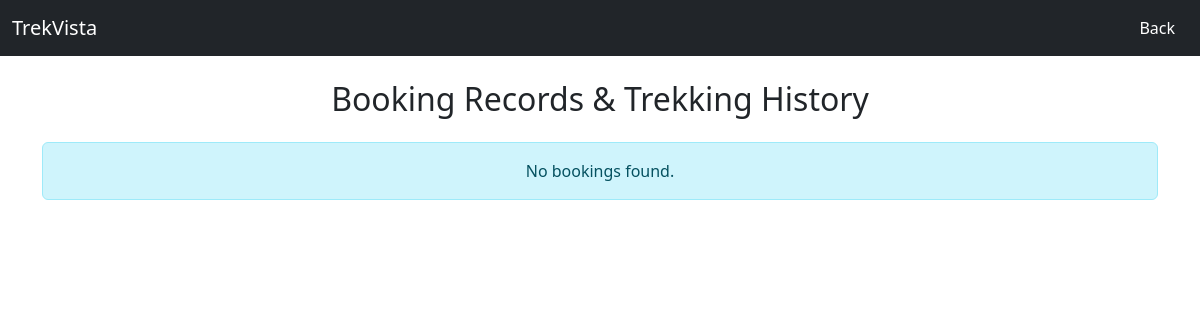
Before: /admin/bookings with the older database file.
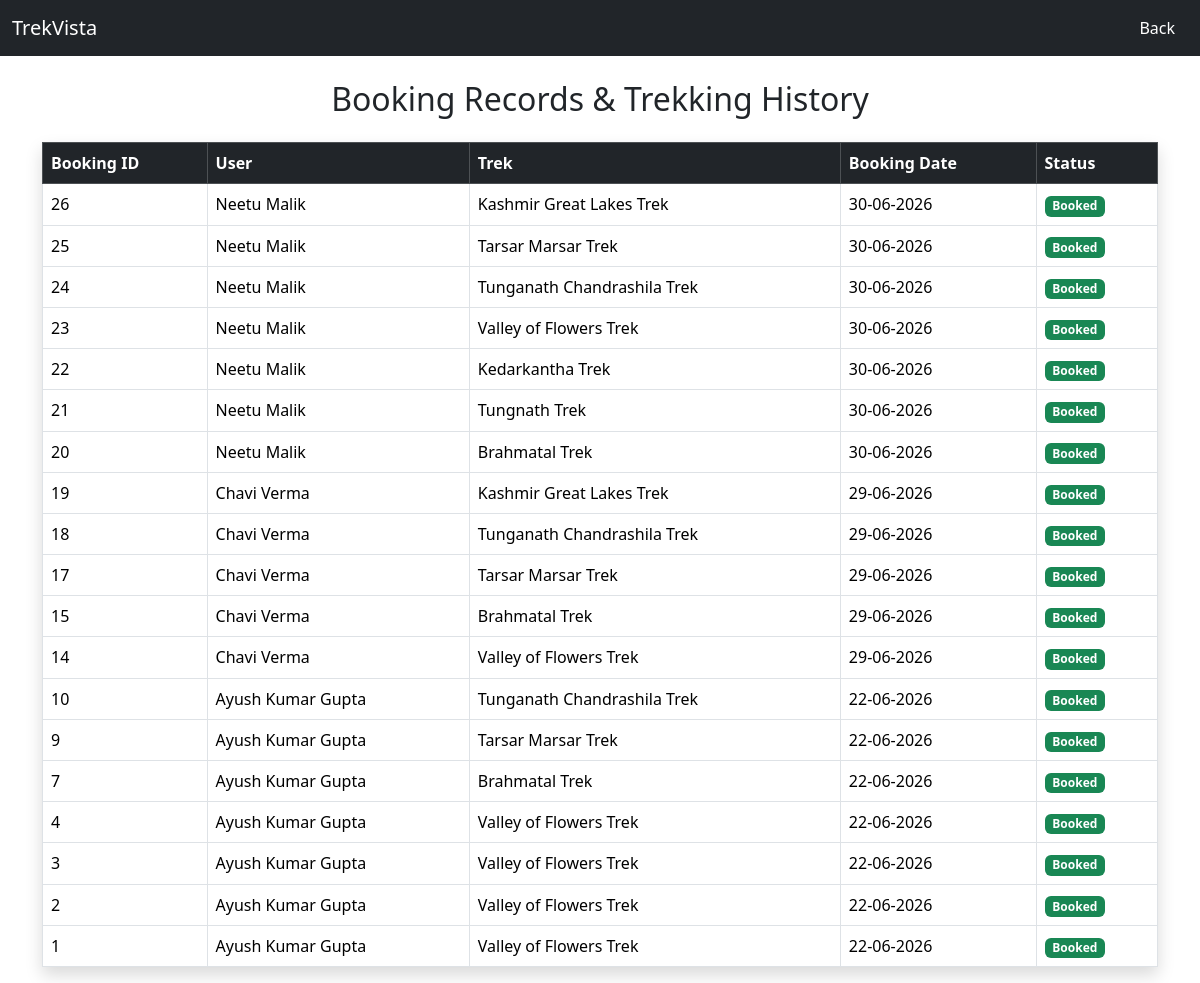
After: the same page with the newer database file.
### application/model.py (models this page shows)
class Booking(db.Model):
    booking_id=db.Column(db.Integer,primary_key=True)
    user_id=db.Column(db.Integer,db.ForeignKey("user.user_id"),nullable = False)
    trek_id=db.Column(db.Integer,db.ForeignKey("trek.trek_id"), nullable = False)
    booking_date=db.Column(db.DateTime,default=datetime.utcnow, nullable=False)
    status=db.Column(db.String,default="Booked")

class User(db.Model):
    user_id=db.Column(db.Integer,primary_key=True)
    user_name = db.Column(db.String(100),nullable = False)
    email=db.Column(db.String(100),unique=True, nullable=False)
    password=db.Column(db.String(200),nullable=False)
    mobile = db.Column(db.String(15), nullable=False)
    is_blacklisted = db.Column(db.Boolean, default=False)
    created_at= db.Column(db.DateTime, default=datetime.utcnow)
    status=db.Column(db.String,default="Approved" )
    bookings = db.relationship("Booking", backref="user")

class Trek(db.Model):
    trek_id=db.Column(db.Integer,primary_key=True)
    trek_name = db.Column(db.String,nullable = False)
    location = db.Column(db.String,nullable = False)
    difficulty = db.Column(db.String,nullable = False)
    duration =db.Column(db.Integer)
    available_slots =db.Column(db.Integer, nullable=False)
    assigned_staff_id =db.Column(db.Integer,db.ForeignKey("staff.staff_id"), nullable=True)
    trek_status=db.Column(db.String(100),default="Not Started")
    booking_status=db.Column(db.String(100),default="Open")
    start_date=db.Column(db.DateTime)
    end_date=db.Column(db.DateTime)
    payment_status = db.Column(db.String,default="Pending")
    is_closed = db.Column(db.Boolean, default=False)
    created_at =  db.Column(db.DateTime, default=datetime.utcnow)
    bookings = db.relationship("Booking", backref="trek")

### application/routes.py (the view)
@app.route("/admin/bookings")
def admin_bookings():
    bookings = Booking.query.order_by(
        Booking.booking_date.desc()
    ).all()
    return render_template(
        "admin/view_bookings.html",
        bookings=bookings
    )

### templates/Admin/view_bookings.html (shortened to what this page needs)
<!DOCTYPE html>
<html lang="en">
<head>
    <link href="https://cdn.jsdelivr.net/npm/bootstrap@5.3.8/dist/css/bootstrap.min.css" rel="stylesheet">
</head>
<body>
<nav class="navbar navbar-expand-lg navbar-dark bg-dark">
    <div class="container-fluid">
        <span class="navbar-brand">TrekVista</span>
        <div>
            <a href="/admin_dashboard" class="btn text-white">
                Back
            </a>
        </div>
    </div>
</nav>
<div class="container mt-4">
    <h2 class="text-center mb-4">
        Booking Records & Trekking History
    </h2>
    {% if bookings %}
    <table class="table table-bordered table-hover shadow">
        <thead class="table-dark">
            <tr>
                <th>Booking ID</th>
                <th>User</th>
                <th>Trek</th>
                <th>Booking Date</th>
                <th>Status</th>
            </tr>
        </thead>
        <tbody>
            {% for booking in bookings %}
            <tr>
                <td>{{ booking.booking_id }}</td>
                <td>
                    {{ booking.user.user_name }}
                </td>
                <td>
                    {{ booking.trek.trek_name }}
                </td>
                <td>
                    {{ booking.booking_date.strftime('%d-%m-%Y') }}
                </td>
                <td>
                    {% if booking.status == "Booked" %}
                        <span class="badge bg-success">
                            {{ booking.status }}
                        </span>
                    {% elif booking.status == "Cancelled" %}
                        <span class="badge bg-danger">
                            {{ booking.status }}
                        </span>
                    {% else %}
                        <span class="badge bg-secondary">
                            {{ booking.status }}
                        </span>
                    {% endif %}
                </td>
            </tr>
            {% endfor %}
        </tbody>
    </table>
    {% else %}
    <div class="alert alert-info text-center">
        No bookings found.
    </div>
    {% endif %}
</div>
</body>
</html>

Changed rows visible on the page:
added Booking: booking_id "26", user.user_name "Neetu Malik", trek.trek_name "Kashmir Great Lakes Trek", booking_date "30-06-2026", status "Booked"
added Booking: booking_id "25", user.user_name "Neetu Malik", trek.trek_name "Tarsar Marsar Trek", booking_date "30-06-2026", status "Booked"
added Booking: booking_id "24", user.user_name "Neetu Malik", trek.trek_name "Tunganath Chandrashila Trek", booking_date "30-06-2026", status "Booked"
added Booking: booking_id "23", user.user_name "Neetu Malik", trek.trek_name "Valley of Flowers Trek", booking_date "30-06-2026", status "Booked"
added Booking: booking_id "22", user.user_name "Neetu Malik", trek.trek_name "Kedarkantha Trek", booking_date "30-06-2026", status "Booked"
added Booking: booking_id "21", user.user_name "Neetu Malik", trek.trek_name "Tungnath Trek", booking_date "30-06-2026", status "Booked"
added Booking: booking_id "20", user.user_name "Neetu Malik", trek.trek_name "Brahmatal Trek", booking_date "30-06-2026", status "Booked"
added Booking: booking_id "19", user.user_name "Chavi Verma", trek.trek_name "Kashmir Great Lakes Trek", booking_date "29-06-2026", status "Booked"
added Booking: booking_id "18", user.user_name "Chavi Verma", trek.trek_name "Tunganath Chandrashila Trek", booking_date "29-06-2026", status "Booked"
added Booking: booking_id "17", user.user_name "Chavi Verma", trek.trek_name "Tarsar Marsar Trek", booking_date "29-06-2026", status "Booked"
added Booking: booking_id "15", user.user_name "Chavi Verma", trek.trek_name "Brahmatal Trek", booking_date "29-06-2026", status "Booked"
added Booking: booking_id "14", user.user_name "Chavi Verma", trek.trek_name "Valley of Flowers Trek", booking_date "29-06-2026", status "Booked"
added Booking: booking_id "10", user.user_name "Ayush Kumar Gupta", trek.trek_name "Tunganath Chandrashila Trek", booking_date "22-06-2026", status "Booked"
added Booking: booking_id "9", user.user_name "Ayush Kumar Gupta", trek.trek_name "Tarsar Marsar Trek", booking_date "22-06-2026", status "Booked"
added Booking: booking_id "7", user.user_name "Ayush Kumar Gupta", trek.trek_name "Brahmatal Trek", booking_date "22-06-2026", status "Booked"
added Booking: booking_id "4", user.user_name "Ayush Kumar Gupta", trek.trek_name "Valley of Flowers Trek", booking_date "22-06-2026", status "Booked"
added Booking: booking_id "3", user.user_name "Ayush Kumar Gupta", trek.trek_name "Valley of Flowers Trek", booking_date "22-06-2026", status "Booked"
added Booking: booking_id "2", user.user_name "Ayush Kumar Gupta", trek.trek_name "Valley of Flowers Trek", booking_date "22-06-2026", status "Booked"
added Booking: booking_id "1", user.user_name "Ayush Kumar Gupta", trek.trek_name "Valley of Flowers Trek", booking_date "22-06-2026", status "Booked"
Other visible differences:
text no longer shown: "No bookings found."
text now shown: "Booking ID User Trek Booking Date Status"
